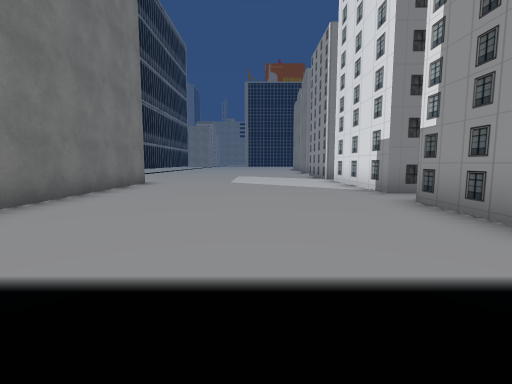
view 1 (above)

24 first-person views from a walk through a 3-D level made in the Unity game engine. The camera is 1.3 m above the floor, tilts 6° down and sees 85° across. The floor is counted in squares, 2 m on a side. Each view is taken from the middle of a square. On the plan, view 1 faces up. The plan holds only what a view shows up to about 9 squares ahead; the rest is blank. The place goes on beyond the plan. The player is left out. Some surface patterns are stand-ins.

view 2
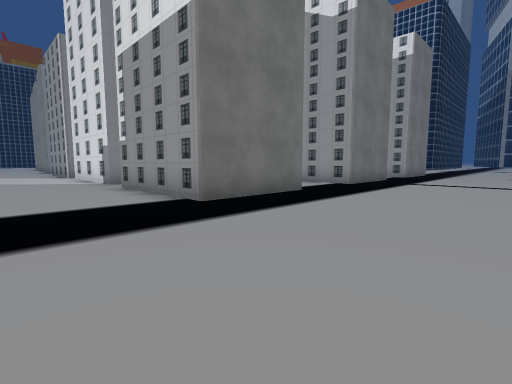

view 3
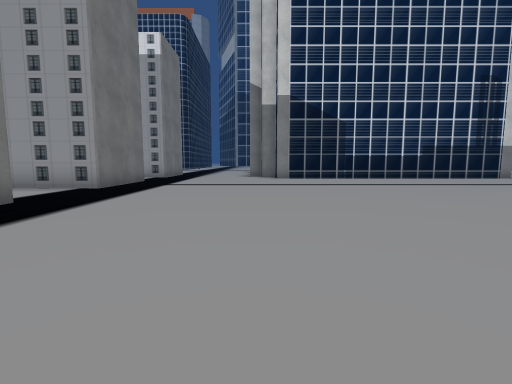

view 4
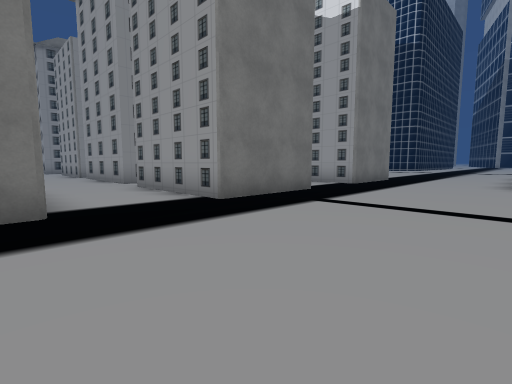

view 5
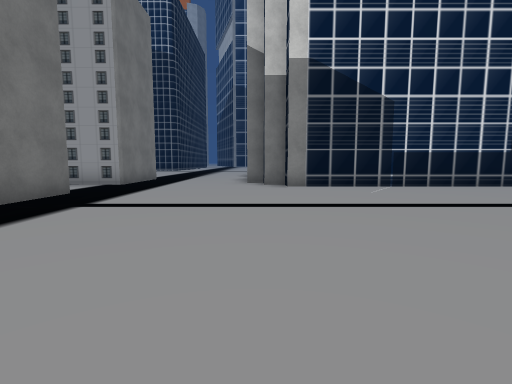

view 6
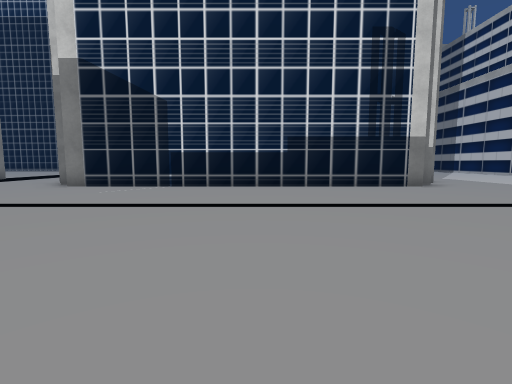

view 7
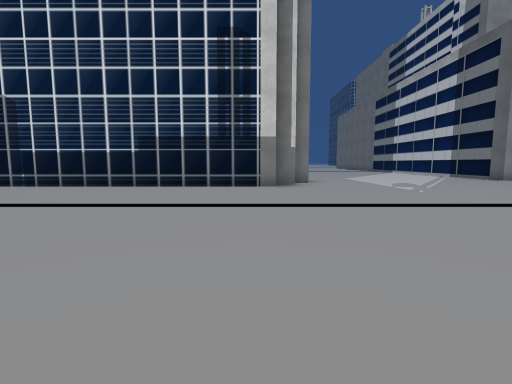

view 8
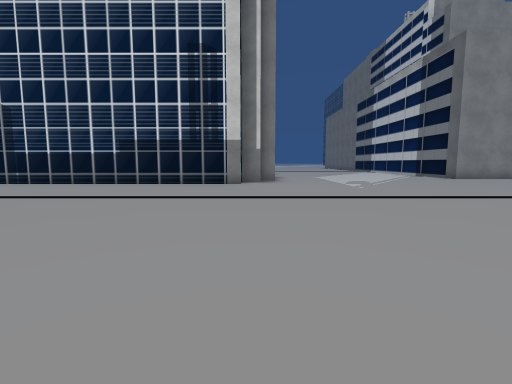

view 9
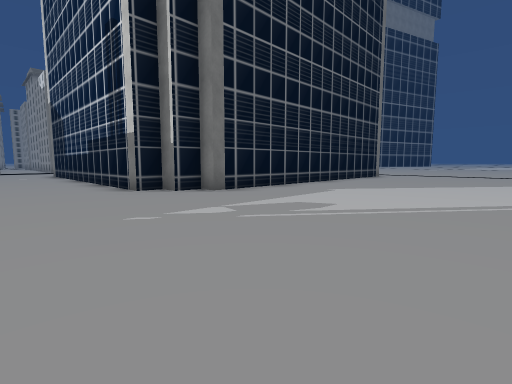

view 10
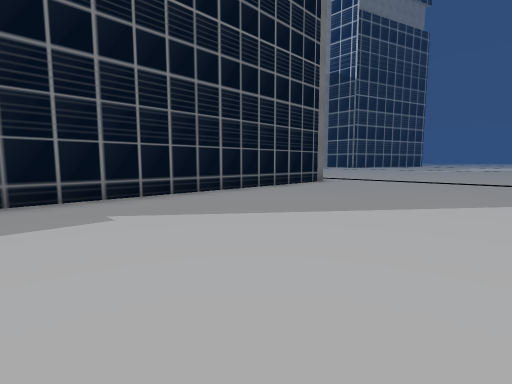

view 11
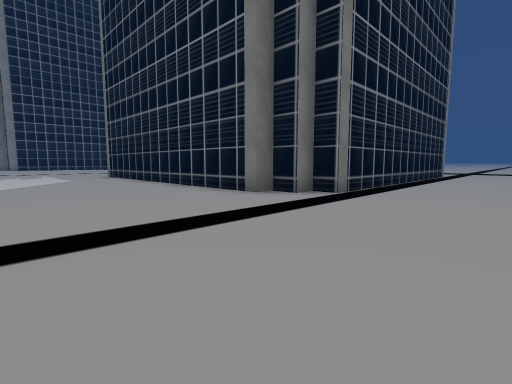

view 12
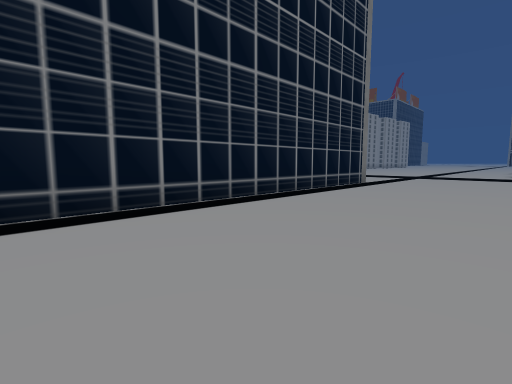

view 13
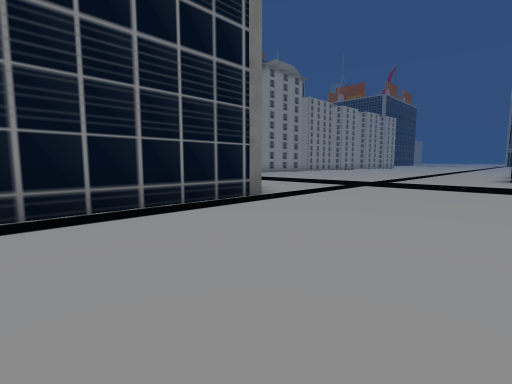

view 14
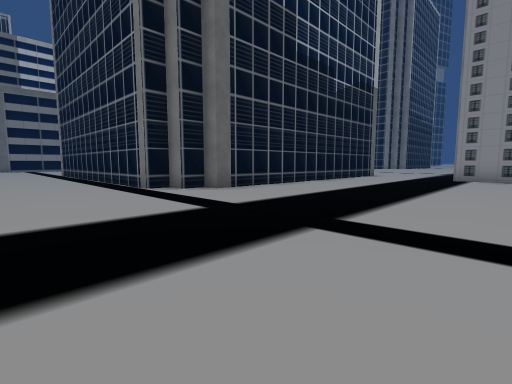

view 15
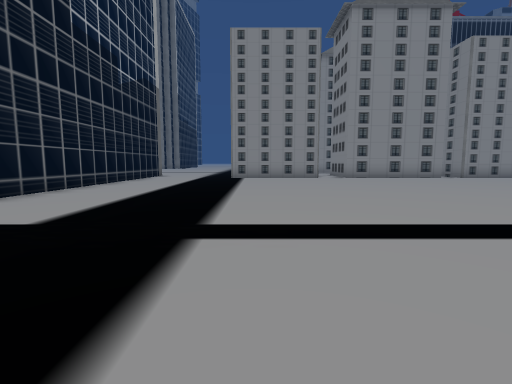

view 16
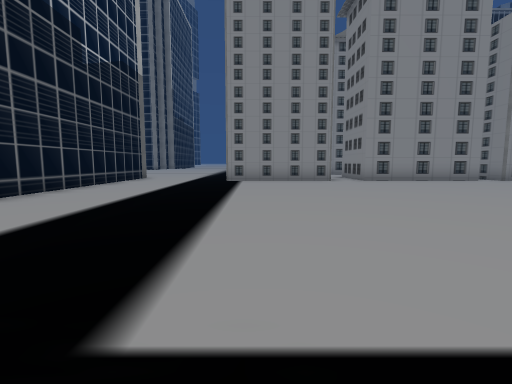

view 17
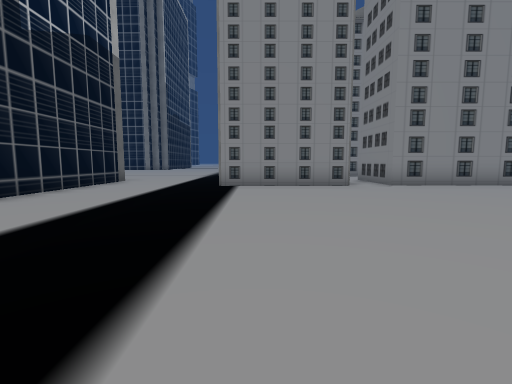

view 18
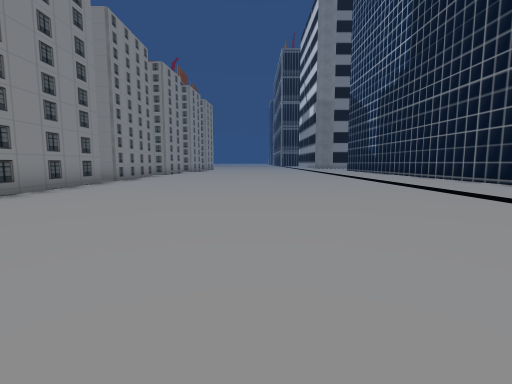

view 19
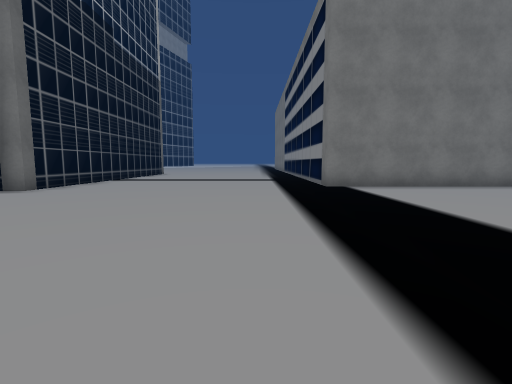

view 20
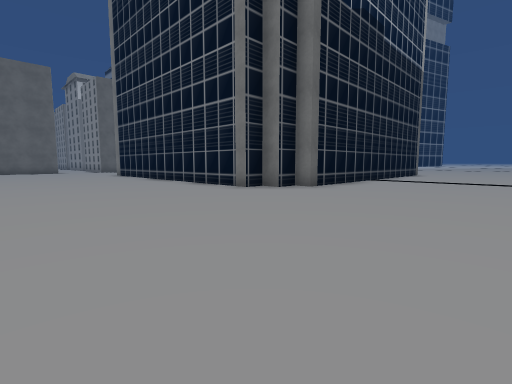

view 21
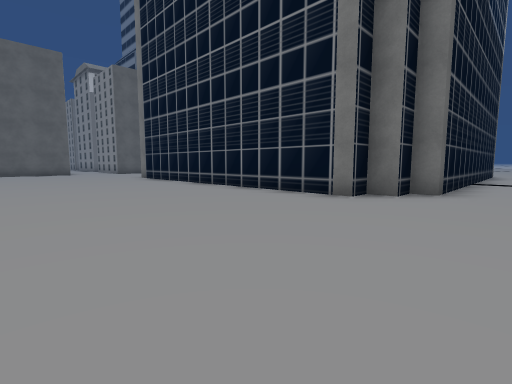

view 22
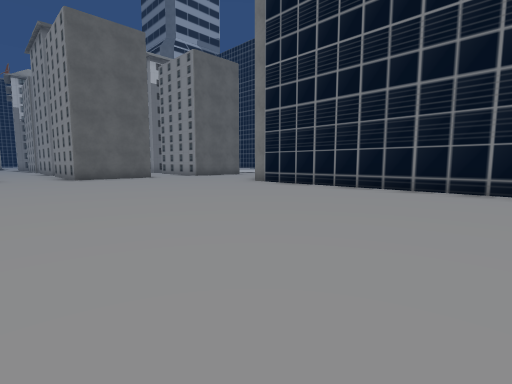

view 23
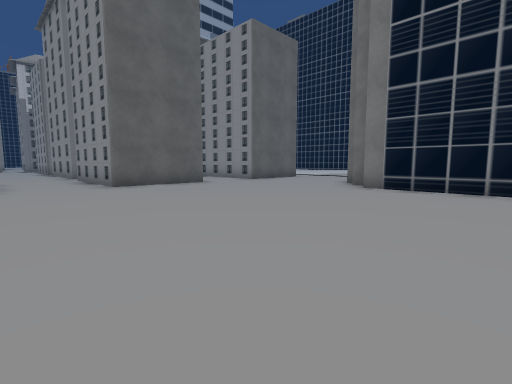

view 24
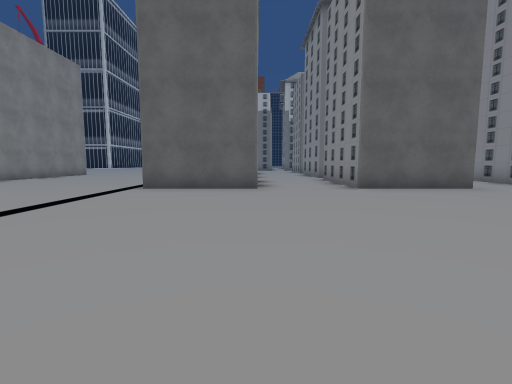

### Floor plan
Points are (right, up) in squares from view 1. A wall is a line through its corners. A room is listed if a view was taken in it or the views show most of it. See-through windows are left out.
Room 1 (views 1, 2, 3, 4, 5, 6, 7, 8, 9, 10, 11, 19, 20, 21, 22, 23, 24)
walls: (13.9, -3.3) (13.9, -2.6); (5.5, 0.9) (2.7, 0.9) (2.7, 4.6); (11, 0.9) (8.1, 0.9) (8.1, 4.6); (6, -21.9) (8.9, -21.9); (13.2, 0.9) (13.2, 2.6); (-5.5, -6.3) (-2.4, -6.3) (-2.4, -6.8) (-1.7, -6.8) (-1.7, -7.5) (-1.1, -7.5) (-1.1, -17.2); (0.5, -21.9) (3.4, -21.9) (3.4, -24.2); (8.6, 5.9) (8.1, 5.9) (8.1, 6.6); (23.7, -14.7) (13.9, -14.7) (13.9, -14.1) (13.2, -14.1) (13.2, -13.5) (12.6, -13.5) (12.6, -3.9) (13.2, -3.9) (13.2, -3.3); (3.5, 5.9) (2.7, 5.9) (2.7, 9.1); (-1.7, -23.5) (-1.7, -24.1); (24.4, -14.1) (23.7, -14.1); (-3.6, 9) (-3.6, 0.9) (-5, 0.9)
ways out: opening at (14, -1) to room 2; opening at (27, -14) to room 2
Room 2 (views 12, 13, 14, 15, 16, 17, 18)
walls: (16, 4.6) (16, 1); (14.1, 0.9) (13.2, 0.9); (14.9, -2.7) (23.7, -2.7) (23.7, -3.2) (24.4, -3.2) (24.4, -3.9) (25, -3.9) (25, -13.5) (24.4, -13.5) (24.4, -14.1); (28.4, 9.1) (28.4, 10.1); (16, 10) (16, 5.9) (15, 5.9); (23.7, -14.1) (23.7, -14.7)
ways out: opening at (14, -1) to room 1; opening at (27, -14) to room 1

Where each view was taken, in squares from view 1:
view 1: 0 up, 0 right, facing up
view 2: 3 down, 0 right, facing up-right
view 3: 3 down, 1 right, facing right
view 4: 3 down, 5 right, facing up-right
view 5: 3 down, 5 right, facing right
view 6: 9 down, 5 right, facing right
view 7: 13 down, 5 right, facing right
view 8: 14 down, 4 right, facing right
view 9: 20 down, 10 right, facing up-right
view 10: 20 down, 15 right, facing up-right
view 11: 19 down, 28 right, facing up-left
view 12: 13 down, 29 right, facing up-left
view 13: 8 down, 29 right, facing up-left
view 14: 3 up, 28 right, facing down-left
view 15: 2 up, 28 right, facing left
view 16: 2 up, 26 right, facing left
view 17: 2 up, 24 right, facing left
view 18: 1 up, 21 right, facing up
view 19: 1 down, 4 right, facing left
view 20: 2 down, 4 right, facing down-left
view 21: 5 down, 4 right, facing down-left
view 22: 10 down, 6 right, facing down-left
view 23: 14 down, 6 right, facing down-left
view 24: 15 down, 6 right, facing down
